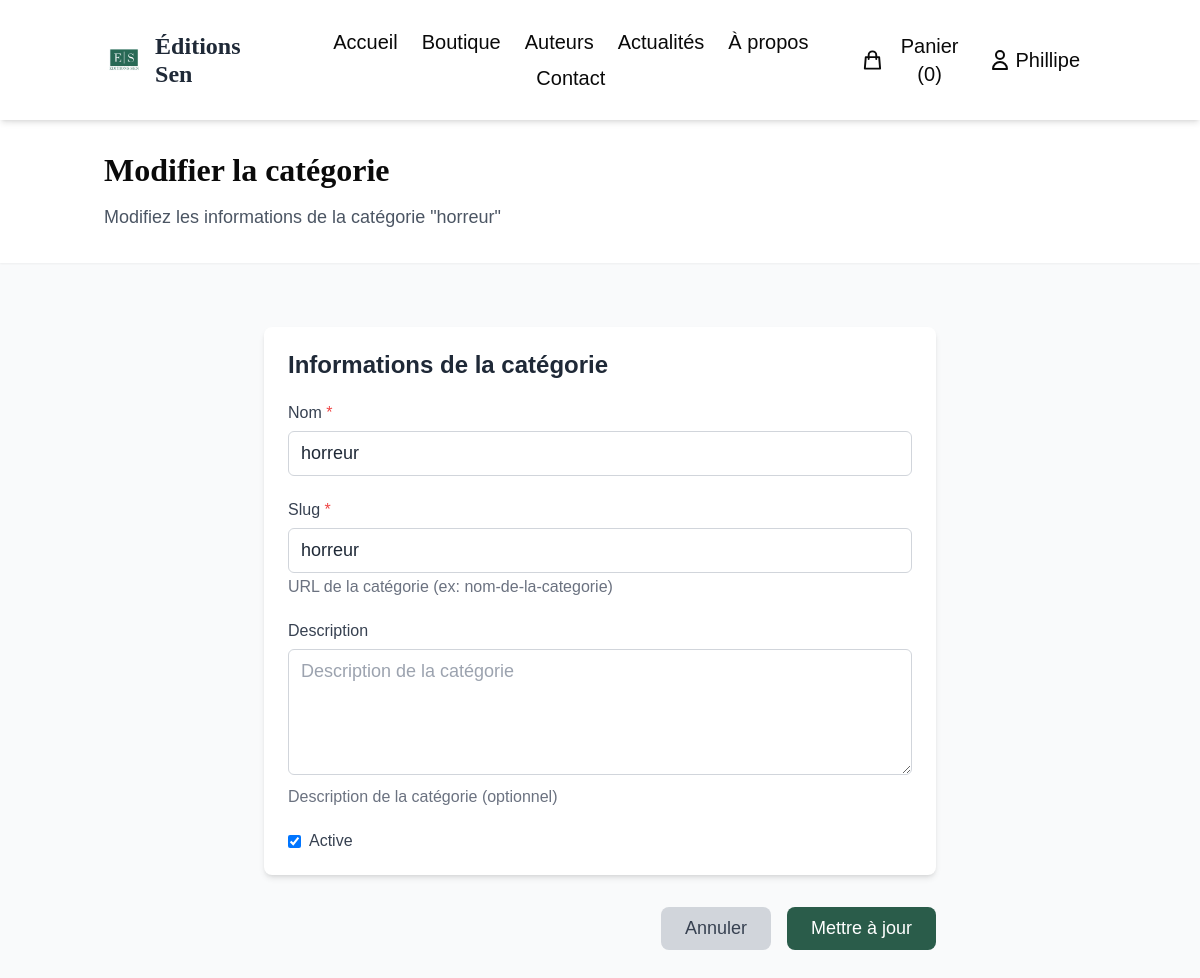
The app's page /boutique/admin/categorie/horreur/modifier/ (signed in) with its own data.
### accounts/models.py (models this page shows, shortened)
class User(AbstractUser):
    phone = models.CharField(max_length=20, blank=True, verbose_name="Téléphone")
    birth_date = models.DateField(null=True, blank=True, verbose_name="Date de naissance")
    billing_address = models.TextField(blank=True, verbose_name="Adresse de facturation")
    billing_city = models.CharField(max_length=100, blank=True, verbose_name="Ville")
    billing_postal_code = models.CharField(max_length=10, blank=True, verbose_name="Code postal")
    billing_country = models.CharField(max_length=100, blank=True, default="France", verbose_name="Pays")
    shipping_address = models.TextField(blank=True, verbose_name="Adresse de livraison")
    shipping_city = models.CharField(max_length=100, blank=True, verbose_name="Ville de livraison")
    shipping_postal_code = models.CharField(max_length=10, blank=True, verbose_name="Code postal de livraison")
    shipping_country = models.CharField(max_length=100, blank=True, default="France", verbose_name="Pays de livraison")
    newsletter = models.BooleanField(default=True, verbose_name="Recevoir la newsletter")
    marketing = models.BooleanField(default=False, verbose_name="Recevoir les offres marketing")
    created_at = models.DateTimeField(auto_now_add=True, verbose_name="Date d'inscription")
    updated_at = models.DateTimeField(auto_now=True, verbose_name="Dernière modification")
    class Meta:
        verbose_name = "Utilisateur"
        verbose_name_plural = "Utilisateurs"

### shop/models.py (models this page shows, shortened)
class Category(models.Model):
    name = models.CharField(max_length=100, verbose_name="Nom")
    slug = models.SlugField(unique=True, verbose_name="Slug")
    description = models.TextField(blank=True, verbose_name="Description")
    is_active = models.BooleanField(default=True, verbose_name="Active")
    created_at = models.DateTimeField(auto_now_add=True, verbose_name="Date de création")
    class Meta:
        verbose_name = "Catégorie"
        verbose_name_plural = "Catégories"
        ordering = ['name']

### shop/views.py (the view, shortened to what this page needs)
# urls.py: path('admin/categorie/<slug:slug>/modifier/', views.CategoryUpdateView.as_view(), name='category_update'),
class CategoryUpdateView(LoginRequiredMixin, UpdateView):
    model = Category
    form_class = CategoryForm
    template_name = 'shop/category_form.html'
    slug_field = 'slug'
    success_url = reverse_lazy('shop:book_list')

### shop/forms.py
class CategoryForm(forms.ModelForm):
    class Meta:
        model = Category
        fields = ['name', 'slug', 'description', 'is_active']
        widgets = {
            'name': forms.TextInput(attrs={
                'class': 'w-full px-3 py-2 border border-gray-300 rounded-md focus:outline-none focus:ring-2 focus:ring-primary focus:border-transparent',
                'placeholder': 'Nom de la catégorie'
            }),
            'slug': forms.TextInput(attrs={
                'class': 'w-full px-3 py-2 border border-gray-300 rounded-md focus:outline-none focus:ring-2 focus:ring-primary focus:border-transparent',
                'placeholder': 'nom-de-la-categorie'
            }),
            'description': forms.Textarea(attrs={
                'class': 'w-full px-3 py-2 border border-gray-300 rounded-md focus:outline-none focus:ring-2 focus:ring-primary focus:border-transparent',
                'rows': 4,
                'placeholder': 'Description de la catégorie'
            }),
        }
    def __init__(self, *args, **kwargs):
        super().__init__(*args, **kwargs)
        self.fields['description'].required = False

### shop/templates/shop/category_form.html (shortened to what this page needs)
{% extends 'base.html' %}
{% load static %}
{% block content %}
<div class="min-h-screen bg-gray-50">
    <div class="bg-white shadow-sm">
        <div class="container mx-auto px-4 py-8">
            <h1 class="text-3xl font-serif font-bold text-dark mb-4">
                {% if object %}Modifier la catégorie{% else %}Ajouter une nouvelle catégorie{% endif %}
            </h1>
            <p class="text-gray-600">
                {% if object %}Modifiez les informations de la catégorie "{{ object.name }}"{% else %}Remplissez les informations pour créer une nouvelle catégorie{% endif %}
            </p>
        </div>
    </div>
    <div class="container mx-auto px-4 py-8">
        <div class="max-w-2xl mx-auto">
            <form method="post" class="space-y-8">
                <div class="bg-white rounded-lg shadow-md p-6">
                    <h2 class="text-xl font-semibold mb-6">Informations de la catégorie</h2>
                    <div class="space-y-6">
                        <div>
                            <label for="{{ form.name.id_for_label }}" class="block text-sm font-medium text-gray-700 mb-2">
                                {{ form.name.label }} <span class="text-red-500">*</span>
                            </label>
                            {{ form.name }}
                        </div>
                        <div>
                            <label for="{{ form.slug.id_for_label }}" class="block text-sm font-medium text-gray-700 mb-2">
                                {{ form.slug.label }} <span class="text-red-500">*</span>
                            </label>
                            {{ form.slug }}
                            <p class="text-sm text-gray-500 mt-1">URL de la catégorie (ex: nom-de-la-categorie)</p>
                        </div>
                        <div>
                            <label for="{{ form.description.id_for_label }}" class="block text-sm font-medium text-gray-700 mb-2">
                                {{ form.description.label }}
                            </label>
                            {{ form.description }}
                            <p class="text-sm text-gray-500 mt-1">Description de la catégorie (optionnel)</p>
                        </div>
                        <div class="flex items-center">
                            <label class="flex items-center">
                                {{ form.is_active }}
                                <span class="ml-2 text-sm text-gray-700">{{ form.is_active.label }}</span>
                            </label>
                        </div>
                    </div>
                </div>
                <div class="flex justify-end space-x-4">
                    <a href="{% url 'shop:book_list' %}" class="bg-gray-300 text-gray-700 py-2 px-6 rounded-lg hover:bg-gray-400 transition-colors">
                        Annuler
                    </a>
                    <button type="submit" class="bg-primary text-white py-2 px-6 rounded-lg hover:bg-secondary transition-colors">
                        {% if object %}Mettre à jour{% else %}Créer la catégorie{% endif %}
                    </button>
                </div>
            </form>
        </div>
    </div>
</div>
{% endblock %}

### templates/header.html (shortened to what this page needs)
{% load static %}
<header class="bg-white shadow-md sticky top-0 z-50">
    <div class="container mx-auto px-4 py-6 flex flex-col md:flex-row justify-between items-center">
        <a href="{% url 'home:index' %}" class="mb-4 md:mb-0">
            <div class="flex items-center">
                <div class="h-10 w-10 rounded-full overflow-hidden mr-3">
                    <img src="{% static 'logo.jpg' %}" alt="Éditions Sen Logo" class="w-full h-full object-cover">
                </div>
                <span class="text-xl font-serif font-bold">Éditions Sen</span>
            </div>
        </a>
        <nav class="flex flex-wrap justify-center items-center">
            <a href="{% url 'home:index' %}" class="mx-3 my-1 text-dark hover:text-primary transition-colors text-lg">Accueil</a>
            <a href="{% url 'shop:book_list' %}" class="mx-3 my-1 text-dark hover:text-primary transition-colors text-lg">Boutique</a>
            <a href="{% url 'author:author_list' %}" class="mx-3 my-1 text-dark hover:text-primary transition-colors text-lg">Auteurs</a>
            <a href="{% url 'news:article_list' %}" class="mx-3 my-1 text-dark hover:text-primary transition-colors text-lg">Actualités</a>
            <a href="{% url 'home:a_propos' %}" class="mx-3 my-1 text-dark hover:text-primary transition-colors text-lg">À propos</a>
            <a href="{% url 'home:contact' %}" class="mx-3 my-1 text-dark hover:text-primary transition-colors text-lg">Contact</a>
        </nav>
        <div class="flex items-center mt-4 md:mt-0">
            <div class="relative mr-4 group">
                <button class="flex items-center text-dark hover:text-primary transition-colors" id="cart-button">
                    <svg xmlns="http://www.w3.org/2000/svg" class="h-6 w-6" fill="none" viewBox="0 0 24 24" stroke="currentColor">
                        <path stroke-linecap="round" stroke-linejoin="round" stroke-width="2" d="M16 11V7a4 4 0 00-8 0v4M5 9h14l1 12H4L5 9z" />
                    </svg>
                    <span class="ml-1 text-lg" id="cart-count">Panier (0)</span>
                </button>
            </div>
            {% if user.is_authenticated %}
                <div class="relative mr-4 group">
                    <button class="flex items-center text-dark hover:text-primary transition-colors">
                        <svg xmlns="http://www.w3.org/2000/svg" class="h-6 w-6" fill="none" viewBox="0 0 24 24" stroke="currentColor">
                            <path stroke-linecap="round" stroke-linejoin="round" stroke-width="2" d="M16 7a4 4 0 11-8 0 4 4 0 018 0zM12 14a7 7 0 00-7 7h14a7 7 0 00-7-7z" />
                        </svg>
                        <span class="ml-1 text-lg">{{ user.first_name|default:user.username }}</span>
                    </button>
                </div>
            {% endif %}
        </div>
    </div>
</header>

### templates/base.html (style rules this page uses)
body { font-size: 18px; line-height: 1.6; }
.text-sm { font-size: 16px !important; }
.text-lg { font-size: 20px !important; }
.text-xl { font-size: 24px !important; }
.text-3xl { font-size: 32px !important; }

### records on screen
User: first_name "Phillipe"
Category: name "horreur", slug "horreur", is_active "☑"
